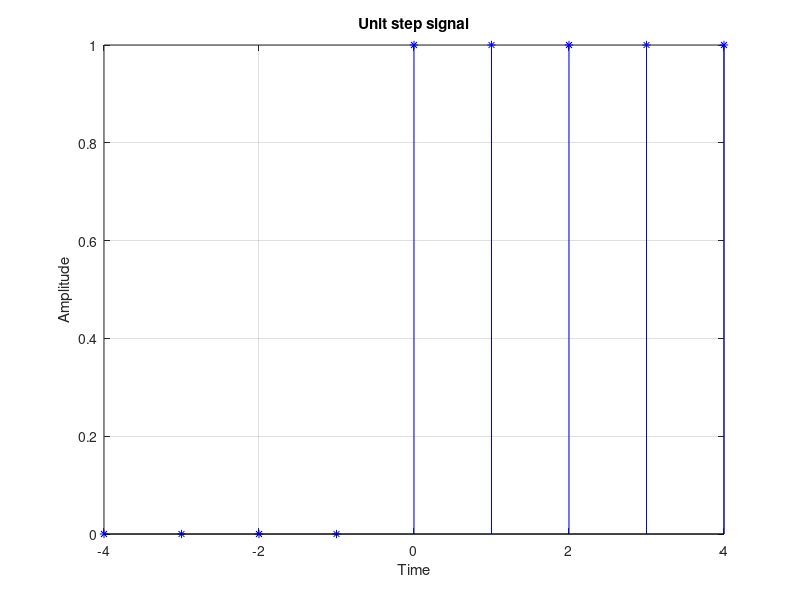

Write the MATLAB code that produced this figure.
% Unit step signal generation
clc; clear all; close all;
negative_time=-4; positive_time=4;
n=negative_time:1:positive_time;
index=0;
for i=negative_time:1:positive_time
    index=index+1;
    if i==0 || i>0
        u=1;
    else
        u=0;
    end
    n(2,index)=u;
end
figure(1)
stem(n(1,:),n(2,:),'b*');
xlabel('Time');
ylabel('Amplitude');
title('Unit step signal');
grid on;